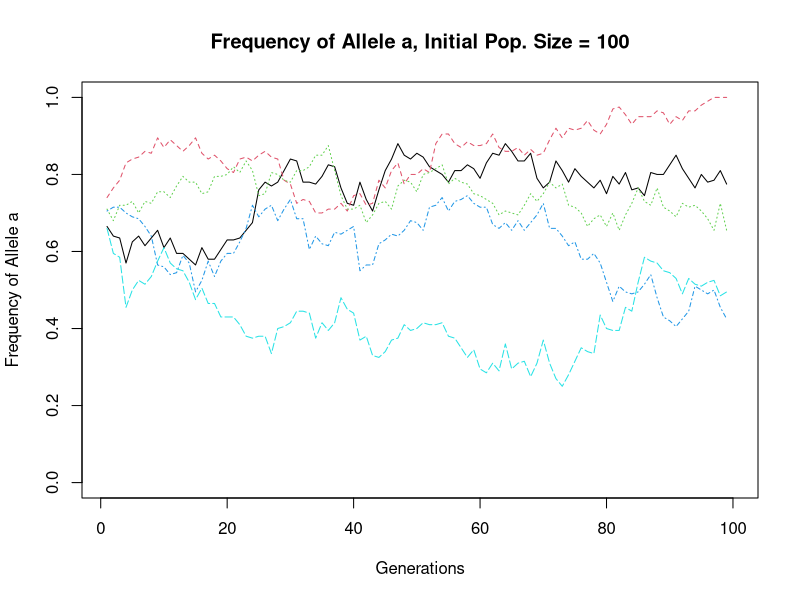
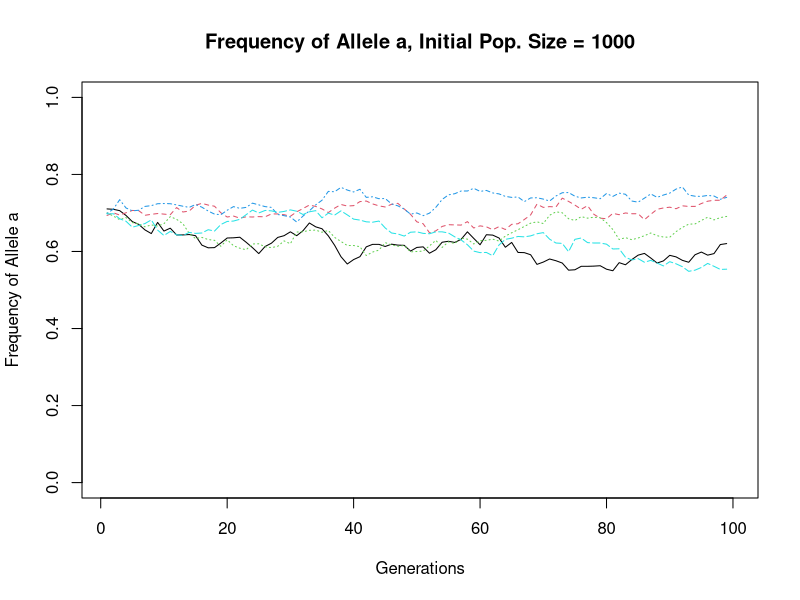

The R script that drew these images, in order:
## ---- chunk 1
Vp <- 40
Ve <- 10
Vg <- Vp - Ve #given both populations of kalo are growing in the same environment, the difference in days to maturation should show the difference in genetic variance between a genetically heterogeneous pop and an inbred one. 


#h2 = Vg/Vp Broad sense heritability (H2) estimates the proportion of phenotypic variation that is due to total genetic variation
h2 <- Vg/Vp
print(h2)
## ---- chunk 2
vet <- 1.46 #environmental variance because the F1 generation is genetically uniform since it comes from two cultivated inbred varieties of tobacco

#the genetic variance of the F1 generation is 0 

vgt <- 5.97 - vet #genetic variance of F2 generation 
vpt <- 5.97 #total phenotypic variance of F2 generation 
h2tf2 <- vgt/vpt #broad-sense heritability of F2 generation 
print(h2tf2)

h2tf2 <- 0/1.46 #broad-sense heritability of F1 generation 
## ---- chunk 3
#make a matrix for each allele, 200 rows for the number of alleles in each population (100x2), 100 columns for number of generations. pop size = 100
a1 <- matrix(data = NA, nrow = 200, ncol = 100)
a2 <- matrix(data = NA, nrow = 200, ncol = 100)
a3 <- matrix(data = NA, nrow = 200, ncol = 100)
a4 <- matrix(data = NA, nrow = 200, ncol = 100)
a5 <- matrix(data = NA, nrow = 200, ncol = 100)

#afreq will calculate frequency of allele a in the population over time (columns here for simulations)
afreq <- matrix(data=NA, nrow=100, ncol=5)

sam <- matrix(data=NA, nrow=200, ncol=5)

for (m in 1:5) {
  sam[1:200, m] <- sample(c("a","A"), size = 200, replace=T, prob=c(0.7,0.3))
  
}
## ---- chunk 4
#first simulation
a1[1:200, 1] <- sam[,1]  

#sample from the initial starting out population for the rest of the generations 
for (i in 1:99) { 
  a1[1:200, 1+i] <- sample(a1[1:200, i], size=200, replace=T)
  afreq[i,1] <- (length(a1[a1[1:200, i]=="a"])/20000)
}

#second simulation
a2[1:200, 1] <- sam[,2]

for (i in 1:99) { 
  a2[1:200, 1+i] <- sample(a2[1:200, i], size=200, replace=T)
  afreq[i,2] <- (length(a2[a2[1:200, i]=="a"])/20000)
}


#third simulation
a3[1:200, 1] <- sam[,3]

for (i in 1:99) { 
  a3[1:200, 1+i] <- sample(a3[1:200, i], size=200, replace=T)
  afreq[i,3] <- (length(a3[a3[1:200, i]=="a"])/20000)
}


#fourth simulation
a4[1:200, 1] <- sam[,4]

for (i in 1:99) { 
  a4[1:200, 1+i] <- sample(a4[1:200, i], size=200, replace=T)
  afreq[i,4] <- (length(a4[a4[1:200, i]=="a"])/20000)
}


#fifth simulation
a5[1:200, 1] <- sam[,5]

for (i in 1:99) { 
  a5[1:200, 1+i] <- sample(a5[1:200, i], size=200, replace=T)
  afreq[i,5] <- (length(a5[a5[1:200, i]=="a"])/20000)
}
## ---- chunk 5
#use matplot for plotting matrices
matplot(afreq, type = 'l', xlab = 'Generations', ylab='Frequency of Allele a', main='Frequency of Allele a, Initial Pop. Size = 100', ylim=c(0,1))
## ---- chunk 6
b1 <- matrix(data = NA, nrow = 2000, ncol = 100)
b2 <- matrix(data = NA, nrow = 2000, ncol = 100)
b3 <- matrix(data = NA, nrow = 2000, ncol = 100)
b4 <- matrix(data = NA, nrow = 2000, ncol = 100)
b5 <- matrix(data = NA, nrow = 2000, ncol = 100)

#afreq will calculate frequency of allele a in the population over time (columns here for simulations)
bfreq <- matrix(data=NA, nrow=100, ncol=5)

samb <- matrix(data=NA, nrow=2000, ncol=5)

for (m in 1:5) {
  samb[1:2000, m] <- sample(c("a","A"), size = 2000, replace=T, prob=c(0.7,0.3))
  
}


#first simulation
b1[1:2000, 1] <- samb[,1]  

#sample from the initial starting out population for the rest of the generations 
for (i in 1:99) { 
  b1[1:2000, 1+i] <- sample(b1[1:2000, i], size=2000, replace=T)
  bfreq[i,1] <- (length(b1[b1[1:2000, i]=="a"])/200000)
}

#second simulation
b2[1:2000, 1] <- samb[,2]

for (i in 1:99) { 
  b2[1:2000, 1+i] <- sample(b2[1:2000, i], size=2000, replace=T)
  bfreq[i,2] <- (length(b2[b2[1:2000, i]=="a"])/200000)
}


#third simulation
b3[1:2000, 1] <- samb[,3]

for (i in 1:99) { 
  b3[1:2000, 1+i] <- sample(b3[1:2000, i], size=2000, replace=T)
  bfreq[i,3] <- (length(b3[b3[1:2000, i]=="a"])/200000)
}


#fourth simulation
b4[1:2000, 1] <- samb[,4]

for (i in 1:99) { 
  b4[1:2000, 1+i] <- sample(b4[1:2000, i], size=2000, replace=T)
  bfreq[i,4] <- (length(b4[b4[1:2000, i]=="a"])/200000)
}


#fifth simulation
b5[1:2000, 1] <- samb[,5]

for (i in 1:99) { 
  b5[1:2000, 1+i] <- sample(b5[1:2000, i], size=2000, replace=T)
  bfreq[i,5] <- (length(b5[b5[1:2000, i]=="a"])/200000)
}
## ---- chunk 7
#use matplot for plotting matrices
matplot(bfreq, type = 'l', xlab = 'Generations', ylab='Frequency of Allele a', main='Frequency of Allele a, Initial Pop. Size = 1000', ylim=c(0,1))
